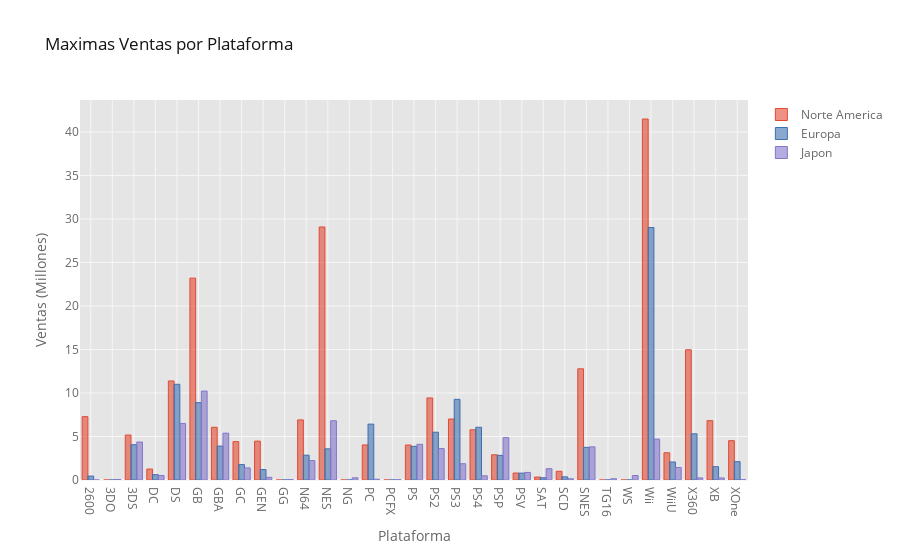

The notebook cell saved with this chart:
### Code cell
#mayores Ventas por plataforma
sales_max_platform.iplot(kind='bar',xTitle='Plataforma',yTitle='Ventas (Millones)',title='Maximas Ventas por Plataforma ')

### Figure 1 — Plotly figure (JSON) as saved in the notebook; plotly's stock layout.template omitted (floating-point values rounded to 4 significant figures)
{"data": [{"marker": {"color": "rgba(226, 74, 51, 0.6)", "line": {"color": "rgba(226, 74, 51, 1.0)", "width": 1}}, "name": "Norte America", "orientation": "v", "text": "", "type": "bar", "x": [2600, "3DO", "3DS", "DC", "DS", "GB", "GBA", "GC", "GEN", "GG", "N64", "NES", "NG", "PC", "PCFX", "PS", "PS2", "PS3", "PS4", "PSP", "PSV", "SAT", "SCD", "SNES", "TG16", "WS", "Wii", "WiiU", "X360", "XB", "XOne"], "y": [7.28, 0, 5.17, 1.26, 11.38, 23.2, 6.06, 4.41, 4.47, 0, 6.91, 29.08, 0, 4.03, 0, 4.02, 9.43, 7.01, 5.77, 2.9, 0.8, 0.34, 1, 12.78, 0, 0, 41.49, 3.13, 14.97, 6.82, 4.52]}, {"marker": {"color": "rgba(62, 111, 176, 0.6)", "line": {"color": "rgba(62, 111, 176, 1.0)", "width": 1}}, "name": "Europa", "orientation": "v", "text": "", "type": "bar", "x": [2600, "3DO", "3DS", "DC", "DS", "GB", "GBA", "GC", "GEN", "GG", "N64", "NES", "NG", "PC", "PCFX", "PS", "PS2", "PS3", "PS4", "PSP", "PSV", "SAT", "SCD", "SNES", "TG16", "WS", "Wii", "WiiU", "X360", "XB", "XOne"], "y": [0.45, 0, 4.05, 0.61, 11, 8.89, 3.9, 1.77, 1.2, 0, 2.85, 3.58, 0, 6.42, 0, 3.87, 5.49, 9.27, 6.06, 2.83, 0.79, 0.26, 0.36, 3.75, 0, 0, 29.02, 2.07, 5.31, 1.53, 2.11]}, {"marker": {"color": "rgba(132, 118, 202, 0.6)", "line": {"color": "rgba(132, 118, 202, 1.0)", "width": 1}}, "name": "Japon", "orientation": "v", "text": "", "type": "bar", "x": [2600, "3DO", "3DS", "DC", "DS", "GB", "GBA", "GC", "GEN", "GG", "N64", "NES", "NG", "PC", "PCFX", "PS", "PS2", "PS3", "PS4", "PSP", "PSV", "SAT", "SCD", "SNES", "TG16", "WS", "Wii", "WiiU", "X360", "XB", "XOne"], "y": [0, 0.06, 4.36, 0.52, 6.5, 10.22, 5.38, 1.39, 0.31, 0.04, 2.23, 6.81, 0.25, 0.09, 0.03, 4.1, 3.61, 1.87, 0.48, 4.87, 0.87, 1.3, 0.14, 3.81, 0.14, 0.51, 4.7, 1.44, 0.24, 0.24, 0.04]}], "layout": {"autosize": true, "legend": {"bgcolor": "#FFFFFF", "font": {"color": "#666666"}}, "paper_bgcolor": "#FFFFFF", "plot_bgcolor": "#E5E5E5", "title": {"font": {"color": "#151516"}, "text": "Maximas Ventas por Plataforma "}, "xaxis": {"autorange": true, "gridcolor": "#F6F6F6", "range": [-0.5, 30.5], "showgrid": true, "tickfont": {"color": "#666666"}, "title": {"font": {"color": "#666666"}, "text": "Plataforma"}, "type": "category", "zerolinecolor": "#F6F6F6"}, "yaxis": {"autorange": true, "gridcolor": "#F6F6F6", "range": [0, 43.67], "showgrid": true, "tickfont": {"color": "#666666"}, "title": {"font": {"color": "#666666"}, "text": "Ventas (Millones)"}, "type": "linear", "zerolinecolor": "#F6F6F6"}}}
